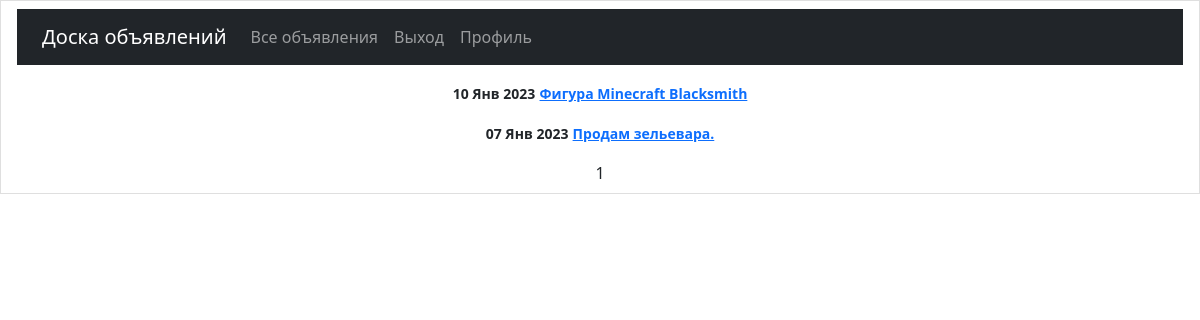
The page /bulletin/ (signed in) on the database its author committed.
### bulletin/models.py (models this page shows, shortened)
class Post(models.Model):
    class Meta:
        verbose_name = u"Объявление"
        verbose_name_plural = u"Объявления"
    author = models.ForeignKey(User, on_delete=models.CASCADE, verbose_name='Автор')
    dateCreation = models.DateTimeField(auto_now_add=True, verbose_name='Дата')
    TANK = 'TNK'
    HILL = 'HL'
    DD = 'DD'
    MERCHANT = 'MRCH'
    GUILDMASTER = 'GMSTR'
    QUESTGIVER = 'QGVR'
    BLACKMITH = 'BLKMTH'
    TANNER = 'TNR'
    POTION = 'PTN'
    MASTER_SPELL = 'MSTRSPL'
    CATEGORY_CHOICES = (
        (TANK, 'Танк'),
        (HILL, 'Хилл'),
        (DD, 'ДД'),
        (MERCHANT, 'Торговец'),
        (GUILDMASTER, 'Гилдмастер'),
        (QUESTGIVER, 'Квестгивер'),
        (BLACKMITH, 'Кузнец'),
        (TANNER, 'Кожевник'),
        (POTION, 'Зельевар'),
        (MASTER_SPELL, 'Мастер заклинаний'),
    )
    category = models.CharField(
        max_length=128, choices=CATEGORY_CHOICES,
        default=TANK, verbose_name='Тип'
    )
    title = models.CharField(max_length=128, verbose_name='Заголовок')
    text = RichTextUploadingField()

### bulletin/views.py (the view)
# urls.py: path('', cache_page(5)(PostList.as_view()), name='post_list'),
class PostList(ListView):
    model = Post
    ordering = 'title'
    template_name = 'post.html'
    context_object_name = 'post'
    paginate_by = 10

### bulletin/templatetags/custom_filters.py (called while the page is built)
@register.filter()
def censor(value):
    for word in black_words:
        value = value.replace(word[1:], '*' * (len(word) - 1))
    return value

### templates/post.html (shortened to what this page needs)
{% extends 'flatpages/default.html' %}
{% load custom_filters %}
{% block content %}
   {% if post %}
           {% for new in post|dictsortreversed:"dateCreation"%}
            <html class="list-group-item">
                    <p><small class="fw-bold">{{ new.dateCreation|date:'d M Y' }}</small>
                       <small class="fw-bold"><a href="{% url 'post_detail' new.id %}">{{ new.title|censor}}</a></small></p>
            {% endfor %}
   {% else %}
       <h2>Объявлений нет, но вы держитесь!</h2>
   {% endif %}
   {{ page_obj.number }}
{% endblock content %}

### rows shown on the page
Post: dateCreation "10 Янв 2023", title|censor "Фигура Minecraft Blacksmith"
Post: dateCreation "07 Янв 2023", title|censor "Продам зельевара."

### other values the page prints
{{ page_obj.number }} "1"
